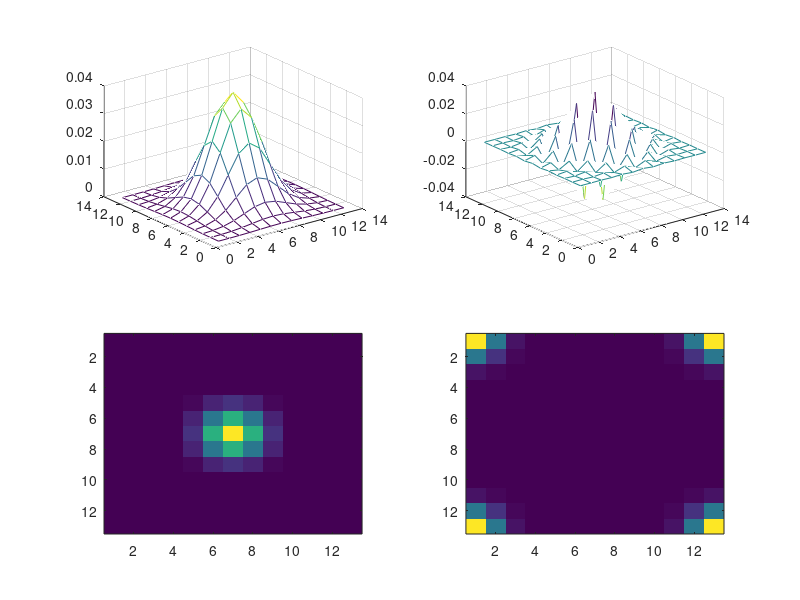

This figure's MATLAB source:
N =13;
%%horizontal and vertical coordinates
coordinates = -floor(N/2) : floor(N/2);
[X Y] = meshgrid(coordinates, coordinates);
sigma=2;

gfilter = exp(-(X.^2 + Y.^2)/(2*sigma.^2));
gfilter = gfilter/sum(gfilter(:))

gridInv = (-1).^(X+Y)
hfilter = gfilter.*gridInv;

subplot(2,2,1);
mesh(gfilter);
subplot(2,2,2);
mesh(hfilter);

subplot(2,2,3);
imagesc(abs(fftshift(fft2(gfilter))));
subplot(2,2,4);
imagesc(abs(fftshift(fft2(hfilter))));